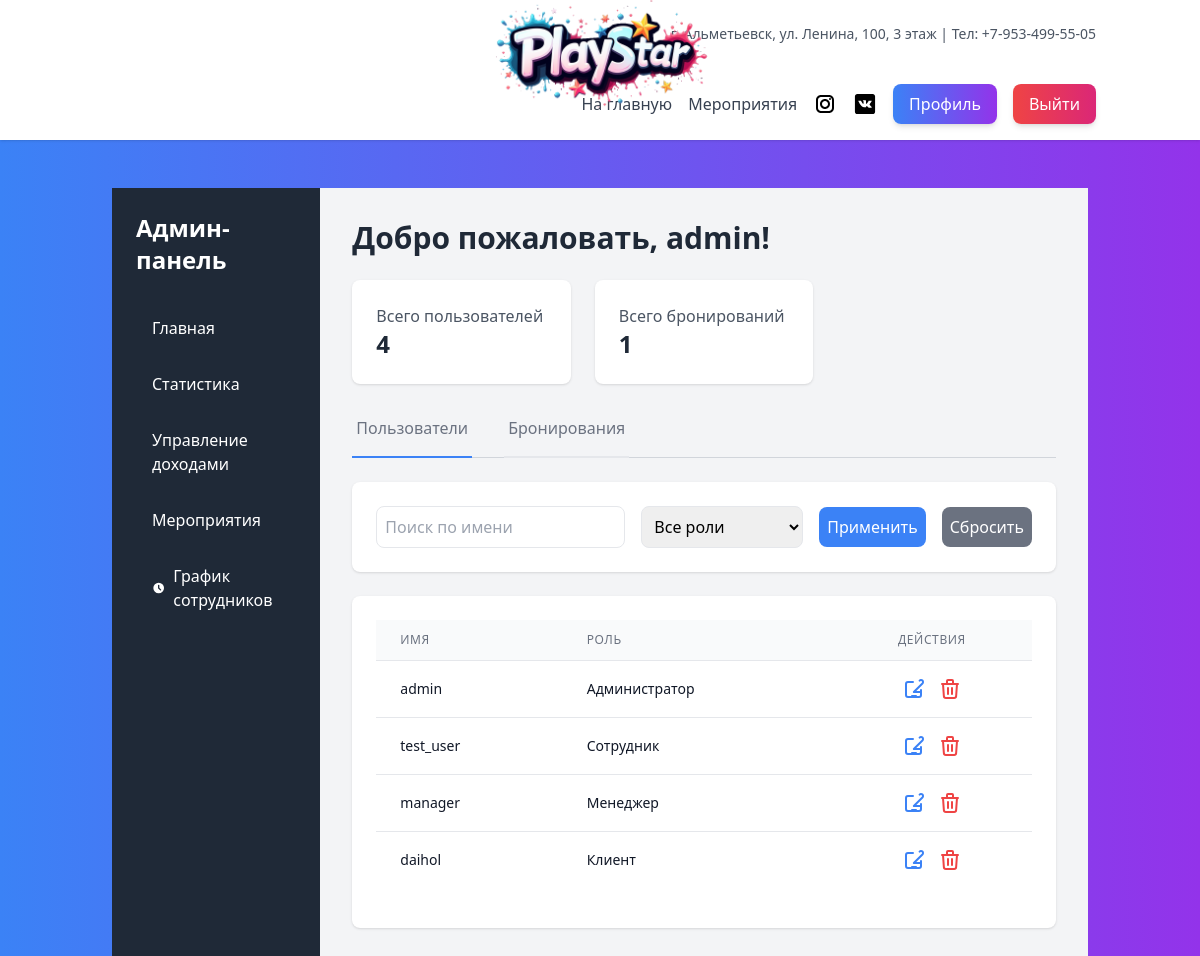
The app's page /staff/admin-dashboard/ (signed in) with its own data.
### main/models.py (models this page shows, shortened)
class CustomUser(AbstractUser):
    ROLE_CHOICES = [
        ('CLIENT', 'Клиент'),
        ('STAFF', 'Сотрудник'),
        ('MANAGER', 'Менеджер'),
        ('ADMIN', 'Администратор'),
    ]
    phone_number = models.CharField(max_length=15, unique=True, verbose_name="Номер телефона")
    role = models.CharField(
        max_length=10,
        choices=ROLE_CHOICES,
        default='CLIENT',
        verbose_name='Роль'
    )
    email = models.EmailField(unique=True, verbose_name="Email")

### staff/views.py (the view)
# urls.py: path('admin-dashboard/', views.admin_dashboard, name='admin_dashboard'),
@login_required
@role_required('Admin', 'Manager')
def admin_dashboard(request):
    all_users = CustomUser.objects.all()
    users = CustomUser.objects.all()
    search_query = request.GET.get('search', '').strip()
    role_filter = request.GET.get('role', '').strip().upper()
    if search_query:
        users = users.filter(username__icontains=search_query)
    if role_filter:
        users = users.filter(role=role_filter)
    total_users = all_users.count()
    bookings = Booking.objects.all()
    booking_search = request.GET.get('booking_search')
    if booking_search:
        bookings = bookings.filter(event_name__icontains=booking_search)
    booking_status = request.GET.get('booking_status')
    if booking_status:
        bookings = bookings.filter(status=booking_status)
    total_bookings = bookings.count()
    pending_bookings = bookings.filter(status='pending').count()
    paginator = Paginator(users, 5)
    page_number = request.GET.get('page', 1)
    page_obj = paginator.get_page(page_number)
    return render(request, 'staff/admin_dashboard.html', {
        'users': page_obj,
        'bookings': bookings,
        'total_users': total_users,
        'total_bookings': total_bookings,
        'pending_bookings': pending_bookings
    })

### staff/views.py (called while the page is built)
def role_required(*group_names):
    def in_groups(user):
        if user.is_authenticated:
            if bool(user.groups.filter(name__in=group_names)) or user.is_superuser:
                return True
        return False
    return user_passes_test(in_groups)

### staff/templates/staff/admin_dashboard.html (shortened to what this page needs)
{% extends 'base.html' %}
{% block content %}
<div class="flex min-h-screen">
<aside class="w-64 bg-gray-800 text-white p-6 flex flex-col justify-between">
    <div>
        <h2 class="text-2xl font-bold mb-8">Админ-панель</h2>
        <nav class="space-y-4">
            <a href="{% url 'admin_dashboard' %}" class="block py-2 px-4 rounded-lg hover:bg-gray-700 transition duration-300">Главная</a>
            <a href="{% url 'statistics' %}" class="block py-2 px-4 hover:bg-gray-700 rounded-lg transition duration-300">Статистика</a>
            <a href="{% url 'income_management' %}" class="block py-2 px-4 rounded-lg hover:bg-gray-700 transition duration-300">Управление доходами</a>
            <a href="{% url 'events' %}" class="block py-2 px-4 rounded-lg hover:bg-gray-700 transition duration-300">Мероприятия</a>
            <a href="{% url 'admin_shift_approval' %}" class="block py-2 px-4 rounded-lg hover:bg-gray-700 transition duration-300 flex items-center">
                <svg xmlns="http://www.w3.org/2000/svg" class="h-5 w-5 mr-2" viewBox="0 0 20 20" fill="currentColor">
                    <path fill-rule="evenodd" d="M10 18a8 8 0 100-16 8 8 0 000 16zm1-12a1 1 0 10-2 0v4a1 1 0 00.293.707l2.828 2.829a1 1 0 101.415-1.415L11 9.586V6z" clip-rule="evenodd" />
                </svg>
                График сотрудников
            </a>
        </nav>
    </div>
</aside>
    <main class="flex-1 p-8 bg-gray-100">
        <header class="mb-8">
            <h1 class="text-3xl font-bold text-gray-800">Добро пожаловать, {{ user.username }}!</h1>
            <div class="grid grid-cols-1 md:grid-cols-3 gap-6 mt-6">
                <div class="bg-white p-6 rounded-lg shadow">
                    <p class="text-gray-600">Всего пользователей</p>
                    <p class="text-2xl font-bold text-gray-800">{{ total_users }}</p>
                </div>
                <div class="bg-white p-6 rounded-lg shadow">
                    <p class="text-gray-600">Всего бронирований</p>
                    <p class="text-2xl font-bold text-gray-800">{{ total_bookings }}</p>
                </div>
            </div>
        </header>
        <div class="mb-6 border-b border-gray-300">
            <nav class="-mb-px flex space-x-8">
                <a href="#" id="tab-users" onclick="showTab('users'); return false;"
                   class="tab-link pb-4 px-1 border-b-2 font-medium text-gray-500 hover:text-gray-700">
                    Пользователи
                </a>
                <a href="#" id="tab-bookings" onclick="showTab('bookings'); return false;"
                   class="tab-link pb-4 px-1 border-b-2 font-medium text-gray-500 hover:text-gray-700">
                    Бронирования
                </a>
            </nav>
        </div>
        <div id="users-tab" class="tab-content">
            <div class="bg-white p-6 rounded-lg shadow mb-6">
                <form method="get" class="flex flex-col md:flex-row md:items-center md:space-x-4">
                    <input type="text" name="search" placeholder="Поиск по имени" value="{{ request.GET.search }}"
                           class="p-2 border rounded-lg flex-1 mb-4 md:mb-0">
                    <select name="role" class="p-2 border rounded-lg mb-4 md:mb-0">
                        <option value="">Все роли</option>
                    </select>
                    <button type="submit" class="bg-blue-500 text-white p-2 rounded-lg hover:bg-blue-600 transition duration-300">
                        Применить
                    </button>
                    <a href="{% url 'admin_dashboard' %}" class="bg-gray-500 text-white p-2 rounded-lg hover:bg-gray-600 transition duration-300">
                        Сбросить
                    </a>
                </form>
            </div>
            <div class="bg-white p-6 rounded-lg shadow overflow-x-auto">
                {% if users.object_list %}
                <table class="min-w-full divide-y divide-gray-200">
                    <thead class="bg-gray-50">
                        <tr>
                            <th class="px-6 py-3 text-left text-xs font-medium text-gray-500 uppercase tracking-wider">Имя</th>
                            <th class="px-6 py-3 text-left text-xs font-medium text-gray-500 uppercase tracking-wider">Роль</th>
                            <th class="px-6 py-3 text-center text-xs font-medium text-gray-500 uppercase tracking-wider">Действия</th>
                        </tr>
                    </thead>
                    <tbody class="bg-white divide-y divide-gray-200">
                        {% for user in users %}
                        <tr>
                            <td class="px-6 py-4 whitespace-nowrap text-sm text-gray-900">{{ user.username }}</td>
                            <td class="px-6 py-4 whitespace-nowrap text-sm text-gray-900">{{ user.get_role_display }}</td>
                            <td class="px-6 py-4 whitespace-nowrap text-center text-sm">
                                <a title="Редактировать пользователя" href="{% url 'edit_user' user.id %}" class="text-blue-500 hover:text-blue-700 mr-2">
                                    <svg xmlns="http://www.w3.org/2000/svg" class="h-6 w-6 inline" fill="none" viewBox="0 0 24 24" stroke="currentColor">
                                        <path stroke-linecap="round" stroke-linejoin="round" stroke-width="2" d="M11 5H6a2 2 0 00-2 2v11a2 2 0 002 2h11a2 2 0 002-2v-5m-1.414-9.414a2 2 0 112.828 2.828L11.828 15H19m-9 4h4" />
                                    </svg>
                                </a>
                                <form action="{% url 'delete_user' user.id %}" method="post" class="inline-block"
                                      onsubmit="return confirm('Вы уверены, что хотите удалить этого пользователя?');">
                                    <button title="Удалить пользователя" type="submit" class="text-red-500 hover:text-red-700">
                                    </button>
                                </form>
                            </td>
                        </tr>
                        {% endfor %}
                    </tbody>
                </table>
                {% else %}
                    <p class="text-gray-600">Пользователи не найдены.</p>
                {% endif %}
            </div>
        </div>
    </main>
</div>
{% endblock %}

### records on screen
CustomUser: username "admin", role "Администратор"
CustomUser: username "test_user", role "Сотрудник"
CustomUser: username "manager", role "Менеджер"
CustomUser: username "daihol", role "Клиент"

### other values on screen
{{ total_users }} "4"
{{ total_bookings }} "1"
